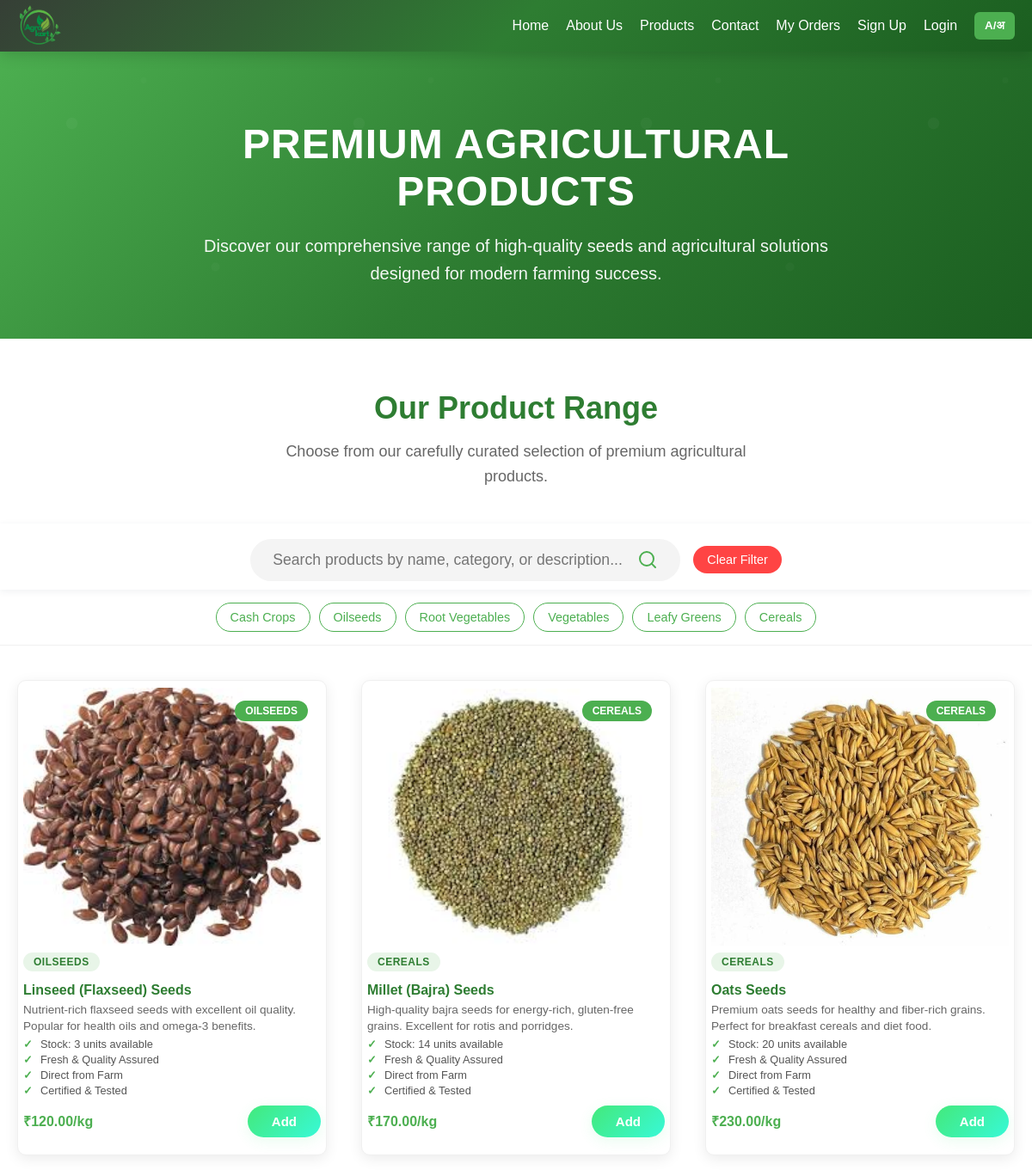
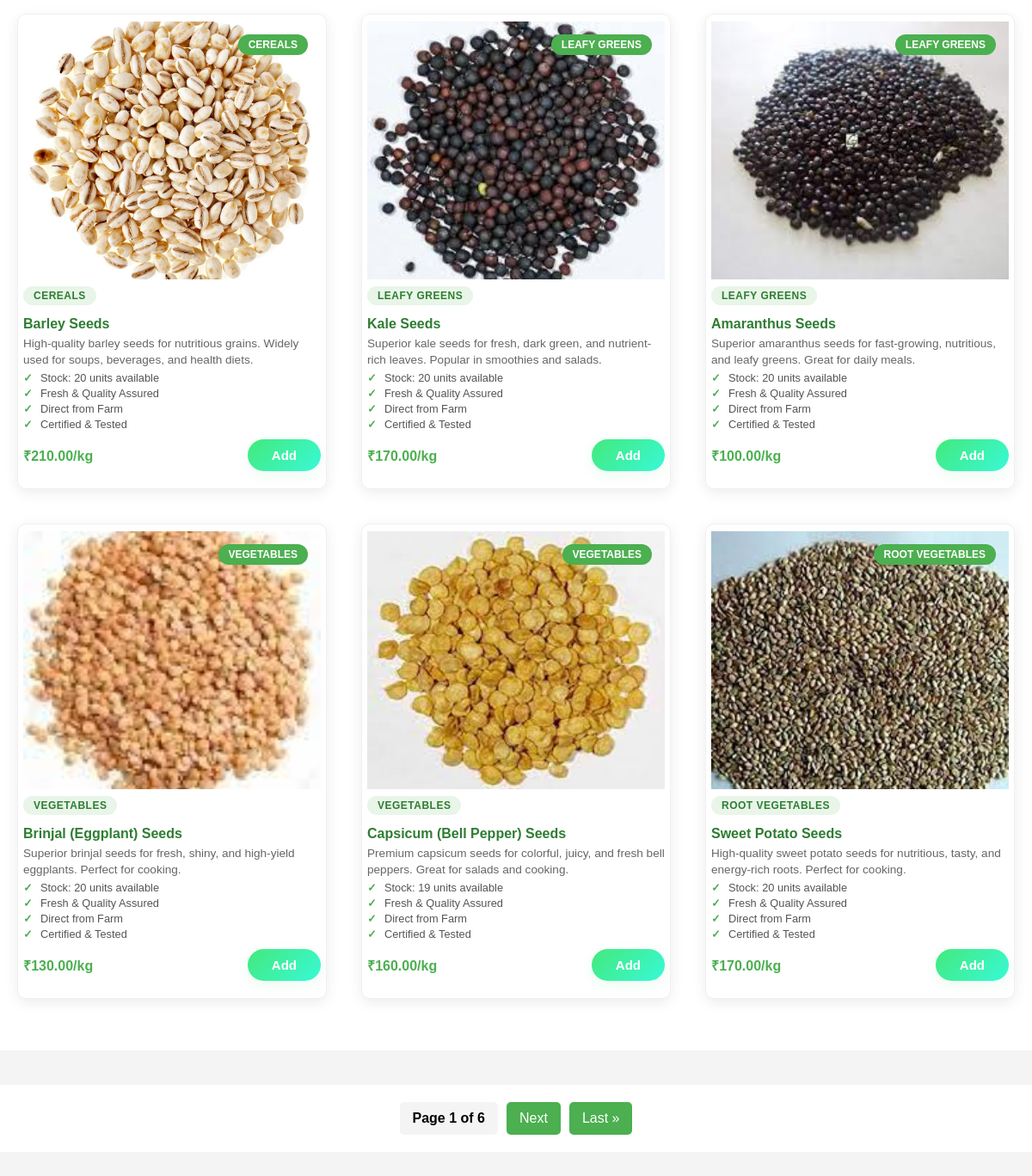
The app's page /product/ with its own data (2 pictures, top to bottom).
### core/models.py (models this page shows, shortened)
class Product(models.Model):
    name = models.CharField(max_length=200)
    name_mr = models.CharField(max_length=200, blank=True, null=True, verbose_name="Name in Marathi")
    description = models.TextField()
    description_mr = models.TextField(blank=True, null=True, verbose_name="Description in Marathi")
    price = models.DecimalField(max_digits=10, decimal_places=2)
    stock_quantity = models.IntegerField(default=0)
    image = models.ImageField(upload_to='products/', blank=True, null=True)
    category = models.CharField(max_length=100, blank=True)
    category_mr = models.CharField(max_length=100, blank=True, null=True, verbose_name="Category in Marathi")
    is_active = models.BooleanField(default=True)
    is_low_stock = models.BooleanField(default=False)
    created_at = models.DateTimeField(auto_now_add=True)
    class Meta:
        ordering = ['-created_at']

### core/views.py (the view, shortened to what this page needs)
# urls.py: path('product/', views.product_view, name='product'),
def product_view(request):
    from django.core.paginator import Paginator
    from django.db.models import Q
    search_query = request.GET.get('search', '')
    category_filter = request.GET.get('category', '')
    products = Product.objects.filter(is_active=True)
    if category_filter:
        products = products.filter(category__iexact=category_filter)
    products = products.order_by('-created_at')
    paginator = Paginator(products, 9)
    page_number = request.GET.get('page')
    page_obj = paginator.get_page(page_number)
    categories = [
        'Cash Crops',
        'Oilseeds',
        'Root Vegetables',
        'Vegetables',
        'Leafy Greens',
        'Cereals'
    ]
    return render(request, 'core/Product.html', {
        'products': page_obj,
        'categories': categories,
        'page_obj': page_obj,
        'search_query': search_query,
        'category_filter': category_filter
    })

### core/templates/core/Product.html (shortened to what this page needs)
{% load static %}
{% include "core/base_header.html" %}
<!DOCTYPE html>
<html lang="en">
<head>
</head>
<body>
  <section class="hero-section">
    <div class="hero-content">
      <h1 class="lang-text" data-en="Premium Agricultural Products" data-mr="प्रीमियम कृषी उत्पादने">Premium Agricultural Products</h1>
      <p class="lang-text"
         data-en="Discover our comprehensive range of high-quality seeds and agricultural solutions designed for modern farming success."
         data-mr="आधुनिक शेतीच्या यशासाठी डिझाइन केलेल्या उच्च दर्जाच्या बियाण्यांची आणि कृषी उपायांची आमची व्यापक श्रेणी शोधा.">
      </p>
    </div>
  </section>
  <section class="product-range-header">
    <h2 class="lang-text" data-en="Our Product Range" data-mr="आमची उत्पादन श्रेणी">Our Product Range</h2>
    <p class="lang-text"
       data-en="Choose from our carefully curated selection of premium agricultural products."
       data-mr="आमच्या काळजीपूर्वक निवडलेल्या प्रीमियम कृषी उत्पादनांमधून निवडा.">
    </p>
  </section>
  <div style="width:100%;background:#fff;box-shadow:0 2px 8px rgba(44,62,80,0.07);padding:18px 0 10px 0;display:flex;justify-content:center;align-items:center;z-index:10;position:relative;">
    <form method="GET" action="." style="display:flex;align-items:center;max-width:500px;width:100%;background:#f4f4f4;border-radius:30px;padding:6px 18px;">
      <input name="search" id="product-search-input" type="text" placeholder="Search products by name, category, or description..." value="{{ search_query|default:'' }}" style="flex:1;border:none;background:transparent;font-size:1.1rem;padding:8px 0 8px 8px;outline:none;">
      <button type="submit" style="background:none;border:none;cursor:pointer;padding:0 8px;">
        <svg width="24" height="24" fill="none" stroke="#4CAF50" stroke-width="2" stroke-linecap="round" stroke-linejoin="round"><circle cx="11" cy="11" r="8"/><line x1="21" y1="21" x2="16.65" y2="16.65"/></svg>
      </button>
    </form>
    <button onclick="clearAllFilters()" style="margin-left:15px;background:#ff4444;color:white;border:none;border-radius:20px;padding:8px 16px;font-size:0.9rem;font-weight:500;cursor:pointer;transition:all 0.3s ease;">
      Clear Filter
    </button>
  </div>
  <div style="width:100%;background:#fff;padding:15px 0;display:flex;justify-content:center;flex-wrap:wrap;gap:10px;border-bottom:1px solid #f0f0f0;">
    {% for cat in categories %}
      <a href="javascript:void(0);"
         class="category-btn {% if category_filter == cat %}category-btn-active{% endif %}"
         onclick="filterProducts('{{ cat|urlencode }}')">
        {{ cat }}
      </a>
    {% endfor %}
  </div>
  <section class="products-section">
    {% if products %}
      {% for product in products %}
        {% if product.is_active %}
          <div class="product-card">
            <div class="product-image-container">
              {% if product.image %}
                <img src="{{ product.image.url }}" alt="{{ product.name }}">
              {% else %}
                <img src="{% static 'images/agrokart.png' %}" alt="{{ product.name }}">
              {% endif %}
              {% if product.category %}
                <div class="product-badge">{{ product.category }}</div>
              {% endif %}
            </div>
            <div class="product-content">
              <div class="product-category">{{ product.category|upper|default:"SEEDS" }}</div>
              <h3>{{ product.name }}</h3>
              <p class="product-description">
                {{ product.description|truncatewords:20 }}
              </p>
              <ul class="product-features">
                <li>Stock: {{ product.stock_quantity }} units available</li>
                <li>Fresh & Quality Assured</li>
                <li>Direct from Farm</li>
                <li>Certified & Tested</li>
              </ul>
              <div class="product-footer">
                <div class="product-price">₹{{ product.price }}/kg</div>
                <button class="add-btn" data-product-id="{{ product.id }}">Add</button>
              </div>
            </div>
          </div>
        {% endif %}
      {% endfor %}
    {% else %}
      <div class="no-products">
        <h3>No products available at the moment</h3>
        <p>Please check back later or contact admin to add products.</p>
      </div>
    {% endif %}
  </section>
  {% if page_obj and page_obj.paginator.num_pages > 1 %}
  <div class="pagination-container" style="text-align: center; margin: 40px 0; padding: 20px; background: white;">
    <div class="pagination" style="display: inline-flex; gap: 10px; align-items: center;">
      <span class="current-page" style="padding: 10px 15px; background: #f4f4f4; border-radius: 5px; font-weight: bold;">
        Page {{ page_obj.number }} of {{ page_obj.paginator.num_pages }}
      </span>
      {% if page_obj.has_next %}
        <a href="?page={{ page_obj.next_page_number }}" class="pagination-btn" style="padding: 10px 15px; background: #4CAF50; color: white; text-decoration: none; border-radius: 5px;">Next</a>
        <a href="?page={{ page_obj.paginator.num_pages }}" class="pagination-btn" style="padding: 10px 15px; background: #4CAF50; color: white; text-decoration: none; border-radius: 5px;">Last &raquo;</a>
      {% endif %}
    </div>
  </div>
  {% endif %}
</body>
</html>

### core/templates/core/base_header.html (shortened to what this page needs)
{% load static %}
<header>
  <div class="logo">
    <a href="{% url 'home' %}"><img src="{% static 'images/web_logo.png' %}" alt="AgroKart Logo"></a>
  </div>
  <nav>
    <ul>
      <li><a href="{% url 'home' %}" class="lang-text" data-en="Home" data-mr="मुख्यपृष्ठ">Home</a></li>
      <li><a href="{% url 'aboutus' %}" class="lang-text" data-en="About Us" data-mr="आमच्याबद्दल">About Us</a></li>
      <li><a href="{% url 'product' %}" class="lang-text" data-en="Products" data-mr="उत्पादने">Products</a></li>
      <li><a href="{% url 'contact_us' %}" class="lang-text" data-en="Contact" data-mr="संपर्क">Contact</a></li>
      <li><a href="{% url 'myorders' %}" class="lang-text" data-en="My Orders" data-mr="माझी ऑर्डर">My Orders</a></li>
      {% if user.is_authenticated %}
      <li>
        <div class="avatar-container">
          <img src="{% static 'images/login logo.png' %}" class="avatar" title="Profile" onclick="toggleDropdown()">
          <div class="dropdown" id="dropdown">
            <p class="lang-text" data-en="User: {{ user.username }}" data-mr="वापरकर्ता: {{ user.username }}">User: {{ user.username }}</p>
            <hr style="margin: 5px 0; border: 0; border-top: 1px solid #eee;">
            <a href="/logout" style="display: block; padding: 8px 15px; color: #d32f2f; text-decoration: none; font-size: 0.9em;" class="lang-text" data-en="Logout" data-mr="लॉगआउट">Logout</a>
          </div>
        </div>
      </li>
      {% else %}
      <li><a href="{% url 'signup' %}" class="lang-text" data-en="Sign Up" data-mr="नोंदणी">Sign Up</a></li>
      <li><a href="{% url 'login' %}" class="lang-text" data-en="Login" data-mr="लॉगिन">Login</a></li>
      {% endif %}
      <li><button class="lang-toggle" onclick="toggleLanguage()">A/अ</button></li>
    </ul>
  </nav>
</header>

### core/templates/core/base_footer.html (shortened to what this page needs)
{% load static %}

### core/templates/core/base_header.html (style rules this page uses)
header { position: fixed; top: 0; left: 0; height: 60; width: 100%; background: linear-gradient(135deg, #363f36, #2E7D32, #1B5E20); color: white; display: flex; justify-content: space-between; align-items: center; padding: 5px 20px; z-index: 1000; opacity: 1; box-shadow: 0 4px 16px rgba(0,0,0,0.15); transition: opacity 1s ease-in-out; box-sizing: border-box; }
.logo img { height: 50px; max-width: 150px; width: auto; transition: height 0.3s, max-width 0.3s; }
nav ul { list-style: none; display: flex; gap: 20px; align-items: center; }
nav ul li a { text-decoration: none; color: white; font-weight: 500; transition: color 0.3s ease; font-family: 'Poppins', sans-serif; }
.lang-toggle { background: #4CAF50; color: white; border: none; padding: 8px 12px; border-radius: 6px; cursor: pointer; font-weight: bold; transition: background 0.3s ease; }

### core/templates/core/Product.html (style rules this page uses)
* { margin: 0; padding: 0; box-sizing: border-box; font-family: 'Poppins', sans-serif; }
body { background-color: #f4f4f4; overflow-x: hidden; padding-top: 60px; }
.hero-section { background: linear-gradient(135deg, #4CAF50, #2E7D32, #1B5E20); color: white; text-align: center; padding: 80px 20px 60px; position: relative; overflow: hidden; }
.hero-section::before { content: ''; position: absolute; top: 0; left: 0; right: 0; bottom: 0; opacity: 0.3; }
.hero-content { position: relative; z-index: 2; max-width: 800px; margin: 0 auto; }
.hero-section h1 { font-size: 48px; font-weight: bold; margin-bottom: 20px; text-transform: uppercase; letter-spacing: 1px; }
.hero-section p { font-size: 20px; line-height: 1.6; opacity: 0.95; }
.product-range-header { text-align: center; padding: 60px 20px 40px; background: white; }
.product-range-header h2 { font-size: 36px; color: #2E7D32; margin-bottom: 15px; font-weight: bold; }
.product-range-header p { font-size: 18px; color: #666; max-width: 600px; margin: 0 auto; line-height: 1.6; }
.products-section { padding: 30px 10px 40px 10px; background: white; display: grid; grid-template-columns: repeat(3, 1fr); gap: 40px; max-width: 1300px; margin: 0 auto; }
.product-card { background: white; border-radius: 10px; box-shadow: 0 4px 16px rgba(0,0,0,0.08); overflow: hidden; transition: all 0.2s ease; position: relative; border: 1px solid #f0f0f0; height: 100%; min-height: 180px; margin-bottom: 12px; padding: 8px 6px 8px 6px; max-width: 400px; width: 100%; justify-self: center; }
.product-image-container { position: relative; overflow: hidden; }
.product-card img { width: 100%; height: 300px; object-fit: cover; transition: transform 0.3s ease; }
.product-badge { position: absolute; top: 15px; right: 15px; background: #4CAF50; color: white; padding: 5px 12px; border-radius: 20px; font-size: 12px; font-weight: bold; text-transform: uppercase; }
.product-content { padding: 8px 0 0 0; }
.product-category { display: inline-block; background: #E8F5E8; color: #2E7D32; padding: 4px 12px; border-radius: 15px; font-size: 12px; font-weight: bold; text-transform: uppercase; margin-bottom: 12px; letter-spacing: 0.5px; }
.product-content h3 { font-size: 1rem; font-weight: bold; margin-bottom: 4px; color: #2E7D32; line-height: 1.2; }
.product-description { font-size: 0.85rem; color: #666; margin-bottom: 4px; line-height: 1.4; }
.product-features { list-style: none; margin-bottom: 8px; }
.product-features li { font-size: 0.8rem; color: #555; margin-bottom: 3px; position: relative; padding-left: 20px; }
.product-features li::before { content: '✓'; position: absolute; left: 0; color: #4CAF50; font-weight: bold; }
.product-footer { display: flex; justify-content: space-between; align-items: center; margin-top: 10px; flex-direction: row; gap: 8px; align-items: center; }
.product-price { font-size: 1rem; font-weight: bold; color: #4CAF50; }
@media (max-width: 1200px) { .products-section { grid-template-columns: repeat(auto-fit, minmax(300px, 1fr)); padding: 40px 20px 60px 20px; } }
.add-btn { background: linear-gradient(135deg, #43e97b 0%, #38f9d7 100%); color: #fff; padding: 10px 28px; border: none; border-radius: 25px; font-size: 15px; font-weight: 600; box-shadow: 0 4px 16px rgba(67,233,123,0.12); cursor: pointer; transition: background 0.3s, box-shadow 0.3s, transform 0.2s; outline: none; margin-left: 10px; }
.category-btn { padding: 8px 16px; border-radius: 20px; text-decoration: none; font-size: 0.9rem; font-weight: 500; transition: all 0.3s ease; border: 1px solid #4CAF50; color: #4CAF50; background: transparent; }

### records on screen
Product: image (picture), category "OILSEEDS", name "Linseed (Flaxseed) Seeds", description "Nutrient-rich flaxseed seeds with excellent oil quality. Popular for health oils and omega-3 benefits.", stock_quantity "3", price "120.00"
Product: image (picture), category "CEREALS", name "Millet (Bajra) Seeds", description "High-quality bajra seeds for energy-rich, gluten-free grains. Excellent for rotis and porridges.", stock_quantity "14", price "170.00"
Product: image (picture), category "CEREALS", name "Oats Seeds", description "Premium oats seeds for healthy and fiber-rich grains. Perfect for breakfast cereals and diet food.", stock_quantity "20", price "230.00"
Product: image (picture), category "CEREALS", name "Barley Seeds", description "High-quality barley seeds for nutritious grains. Widely used for soups, beverages, and health diets.", stock_quantity "20", price "210.00"
Product: image (picture), category "LEAFY GREENS", name "Kale Seeds", description "Superior kale seeds for fresh, dark green, and nutrient-rich leaves. Popular in smoothies and salads.", stock_quantity "20", price "170.00"
Product: image (picture), category "LEAFY GREENS", name "Amaranthus Seeds", description "Superior amaranthus seeds for fast-growing, nutritious, and leafy greens. Great for daily meals.", stock_quantity "20", price "100.00"
Product: image (picture), category "VEGETABLES", name "Brinjal (Eggplant) Seeds", description "Superior brinjal seeds for fresh, shiny, and high-yield eggplants. Perfect for cooking.", stock_quantity "20", price "130.00"
Product: image (picture), category "VEGETABLES", name "Capsicum (Bell Pepper) Seeds", description "Premium capsicum seeds for colorful, juicy, and fresh bell peppers. Great for salads and cooking.", stock_quantity "19", price "160.00"
Product: image (picture), category "ROOT VEGETABLES", name "Sweet Potato Seeds", description "High-quality sweet potato seeds for nutritious, tasty, and energy-rich roots. Perfect for cooking.", stock_quantity "20", price "170.00"

### other values on screen
{{ cat }} "Cash Crops" "Oilseeds" "Root Vegetables" "Vegetables" "Leafy Greens" "Cereals"
{{ page_obj.number }} "1"
{{ page_obj.paginator.num_pages }} "6"
